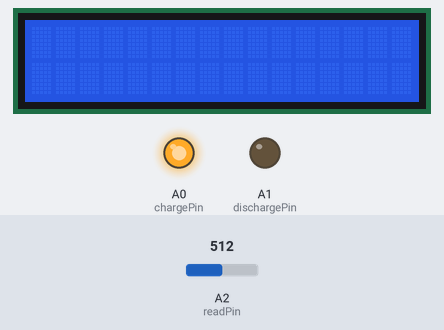
A sketch run on a simulated Arduino Uno, built with avr-gcc and run on an emulated ATmega328P. On the bench: 16×2 character LCD, output pins drawn as LEDs (lit = HIGH). The inputs (shaded band) are chosen by the test bench; at power-on: A2 (readPin) = 512.

Above: at 1.2 s.
1.3 s: A2 (readPin) set to 637
2.8 s: A2 (readPin) set to 665
At 3.7 s:
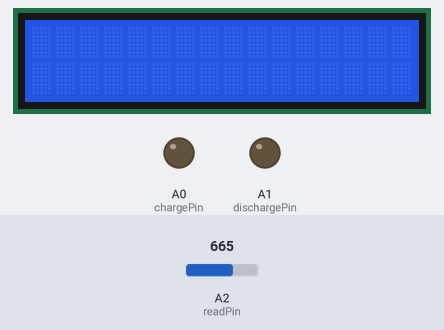
4.3 s: A2 (readPin) set to 0
At 4.8 s:
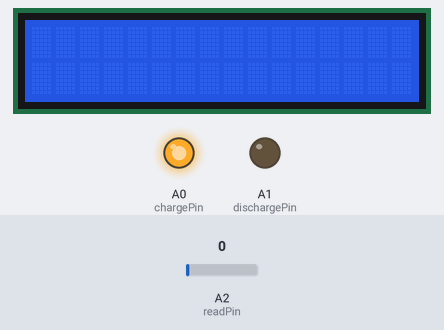
5.8 s: A2 (readPin) set to 658
At 7.2 s:
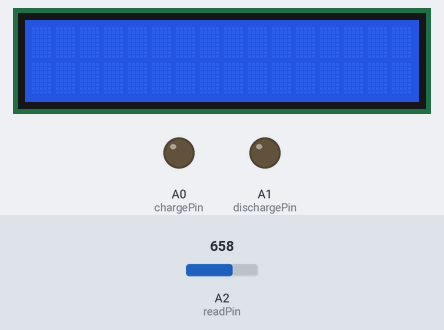
Timing chart, 0 to 8.3 s (numbered marks = the images above; inputs shaded):
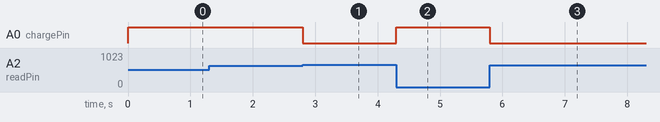

The sketch:

capacityMeter.ino
```cpp
#include <LiquidCrystal.h>

int chargePin = A0;
int dischargePin = A1;
int readPin = A2;
int resistance = 10000;

const int rs = 12, en = 11, d4 = 5, d5 = 4, d6 = 3, d7 = 2;
LiquidCrystal lcd(rs, en, d4, d5, d6, d7);

void setup() {
  pinMode(chargePin, OUTPUT);
  digitalWrite(chargePin, HIGH);
  pinMode(dischargePin, INPUT);

  lcd.begin(16, 2);
}

void loop(){
  float measureCount = 3;
  float measureSum = 0;
  for (int i = 0; i < measureCount; i++) {
    measureSum += measureCapacity();
  }
  float microFarads = measureSum / measureCount;

  lcd.clear();

  lcd.print(microFarads);
  lcd.print(" uF");
}

float measureCapacity() {
  digitalWrite(chargePin, HIGH);
  int startTime = millis();
  while (analogRead(readPin) < 648) {}

  int elapsedTime = millis() - startTime;
  float microFarads = ((float)elapsedTime / resistance) * 1000;

  digitalWrite(chargePin, LOW);
  pinMode(dischargePin, OUTPUT);
  digitalWrite(dischargePin, LOW);
  while (analogRead(readPin) > 0) {}

  pinMode(dischargePin, INPUT);

  return microFarads;
}
```

Measured:
- the behaviour switches between 647 and 648 on A2 (readPin) (found by bisection; images 0 and 1)
- after the input at 1.3 s, every drawn part: stays the same
- after the input at 2.8 s, A0 (chargePin): HIGH → LOW at once
- after the input at 4.3 s, A0 (chargePin): LOW → HIGH at once
- after the input at 5.8 s, A0 (chargePin): HIGH → LOW at once
